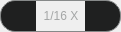
<?xml version="1.0" encoding="UTF-8"?>
<ui version="4.0">
 <class>speedControlWidget</class>
 <widget class="QWidget" name="speedControlWidget">
  <property name="geometry">
   <rect>
    <x>0</x>
    <y>0</y>
    <width>121</width>
    <height>32</height>
   </rect>
  </property>
  <property name="windowTitle">
   <string>Form</string>
  </property>
  <property name="styleSheet">
   <string notr="true">QLabel{
font-size:12px;
font-family:&quot;微软雅黑&quot;;
color:#A4A6A6;
padding-left:1px;
}
#widget{
border: 1px solid #868989;
/*border-radius:15px;*/
}</string>
  </property>
  <layout class="QHBoxLayout" name="horizontalLayout">
   <property name="spacing">
    <number>0</number>
   </property>
   <property name="leftMargin">
    <number>0</number>
   </property>
   <property name="topMargin">
    <number>0</number>
   </property>
   <property name="rightMargin">
    <number>0</number>
   </property>
   <property name="bottomMargin">
    <number>0</number>
   </property>
   <item>
    <widget class="QPushButton" name="slowBtn">
     <property name="minimumSize">
      <size>
       <width>36</width>
       <height>32</height>
      </size>
     </property>
     <property name="maximumSize">
      <size>
       <width>36</width>
       <height>32</height>
      </size>
     </property>
     <property name="styleSheet">
      <string notr="true">#slowBtn{
background-image:url(:/image/image/slow.png);
background-size:12px 12px;
background-repeat:no-repeat;
background-position:center;
background-color:#1f2020;
border: 1px solid #868989;
border-right:none;
border-top-left-radius:15px;
border-bottom-left-radius:15px;
}
#slowBtn:pressed{
margin:1px;
}
#slowBtn:hover{
background-image:url(:/image/image/slowb.png);
background-size:12px 12px;
background-repeat:no-repeat;
background-position:center;
background-color:#4E5050;
}</string>
     </property>
     <property name="text">
      <string/>
     </property>
    </widget>
   </item>
   <item>
    <widget class="QLabel" name="label">
     <property name="styleSheet">
      <string notr="true">border: 1px solid #868989;
border-left:none;
border-right:none;</string>
     </property>
     <property name="text">
      <string>1/16 X</string>
     </property>
     <property name="alignment">
      <set>Qt::AlignCenter</set>
     </property>
    </widget>
   </item>
   <item>
    <widget class="QPushButton" name="fastBtn">
     <property name="minimumSize">
      <size>
       <width>36</width>
       <height>32</height>
      </size>
     </property>
     <property name="maximumSize">
      <size>
       <width>36</width>
       <height>32</height>
      </size>
     </property>
     <property name="styleSheet">
      <string notr="true">#fastBtn{
background-image:url(:/image/image/fast.png);
background-size:12px 12px;
background-repeat:no-repeat;
background-position:center;
background-color:#1f2020;
border: 1px solid #868989;
border-left:none;
border-top-right-radius:15px;
border-bottom-right-radius:15px;
}
#fastBtn:pressed{
margin:1px;
}
#fastBtn:hover{
background-image:url(:/image/image/fastb.png);
background-size:12px 12px;
background-repeat:no-repeat;
background-position:center;
background-color:#4E5050;
}</string>
     </property>
     <property name="text">
      <string/>
     </property>
    </widget>
   </item>
  </layout>
 </widget>
 <resources/>
 <connections/>
</ui>
